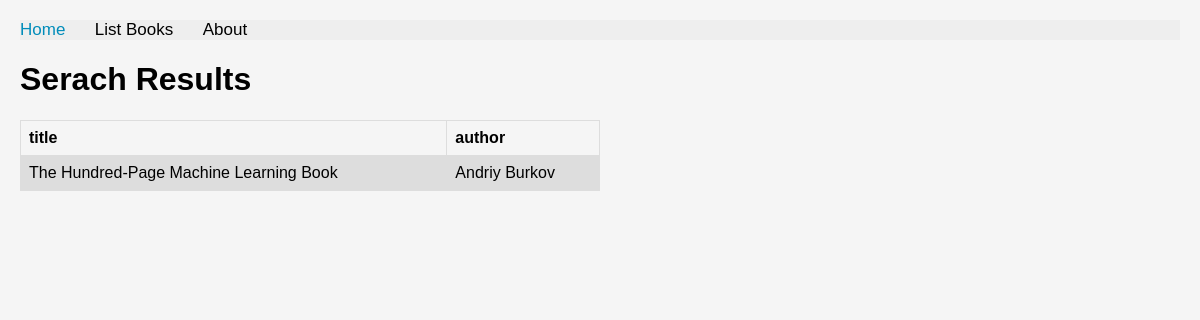
/books/complex/query/, run on an earlier commit of the app's database.
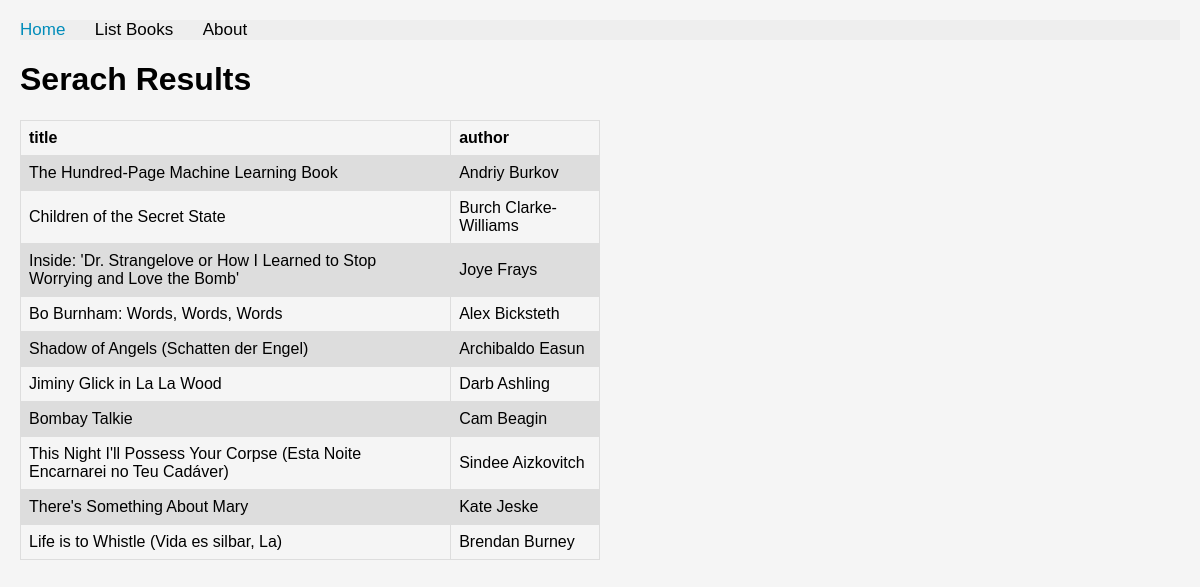
And on a later commit of the database.
### apps/bookmodule/models.py (models this page shows)
class Book(models.Model):
    title = models.CharField(max_length = 50)
    author = models.CharField(max_length = 50)
    price = models.FloatField(default = 0.0)
    edition = models.SmallIntegerField(default = 1)

### apps/bookmodule/views.py (the view)
# urls.py: path('complex/query/', views.lookup_query, name= "books.lookup_query"),
def lookup_query(request):
    mybooks=books=Book.objects.filter(author__isnull =False).filter(title__icontains='a').filter(edition__gte = 0).exclude(price__lte = 0.0)[:10]
    if len(mybooks)>=1:
        return render(request, 'bookmodule/bookList.html', {'books':mybooks})
    else:
        return render(request, 'bookmodule/index.html')

### apps/templates/bookmodule/bookList.html
{% extends "layouts/base.html" %}
{% block content %}
<h1>Serach Results</h1>
<table border="1" cellpadding="5" cellspacing="0">
    <tr>
        <th>title</th>
        <th>author</th>
    </tr>
    {% if books %}
    {% for book in books  %}
    <tr>
        <td>
            {{book.title}}
        </td>
        <td>
            {{book.author}}
        </td>
    </tr>
    {% endfor %}
{% else %}
<tr>
    <td colspan='2' style='text-align:center'>NO result</td>
</tr>
{% endif %}
</table>
{% endblock content %}

### apps/templates/layouts/base.html (shortened to what this page needs)
<!DOCTYPE html>
<html>
{% load static %}
<header>{% include "includes/header.html" %}</header>
<head>
    <link rel="stylesheet" href="{% static 'styles.css' %}">
    <link rel="stylesheet" href="https://cdnjs.cloudflare.com/ajax/libs/font-awesome/4.7.0/css/font-awesome.min.css">
</head>
<body>
    {% block content %}{% endblock content %}
</body>
</html>

### apps/templates/includes/header.html
<div class="topnav">
    <a class="active" href="{% url "books.index" %}">Home</a>
    <a href="{% url "books.list_books" %}">List Books</a>
    <a href="{% url "books.aboutus" %}">About</a>
    </div>

### apps/static/styles.css (style rules this page uses)
.topnav { background-color: #eeeeee; width: 100%; }
.topnav a { color: #000000; text-align: center; margin-right: 25px; text-decoration: none; font-size: 17px; }
.topnav a.active { color: #008CBA; }
body { font-family: Arial, sans-serif; margin: 0; padding: 20px; background-color: #f5f5f5; }
table { font-family: Arial, sans-serif; border-collapse: collapse; width: 50%; }
td, th { border: 1px solid #dddddd; text-align: left; padding: 8px; }
tr:nth-child(even) { background-color: #dddddd; }

What changed in the data, as far as the page shows it:
added Book: title "Children of the Secret State", author "Burch Clarke-Williams"
added Book: title "Inside: 'Dr. Strangelove or How I Learned to Stop Worrying and Love the Bomb'", author "Joye Frays"
added Book: title "Bo Burnham: Words, Words, Words", author "Alex Bicksteth"
added Book: title "Shadow of Angels (Schatten der Engel)", author "Archibaldo Easun"
added Book: title "Jiminy Glick in La La Wood", author "Darb Ashling"
added Book: title "Bombay Talkie", author "Cam Beagin"
added Book: title "This Night I'll Possess Your Corpse (Esta Noite Encarnarei no Teu Cadáver)", author "Sindee Aizkovitch"
added Book: title "There's Something About Mary", author "Kate Jeske"
added Book: title "Life is to Whistle (Vida es silbar, La)", author "Brendan Burney"
